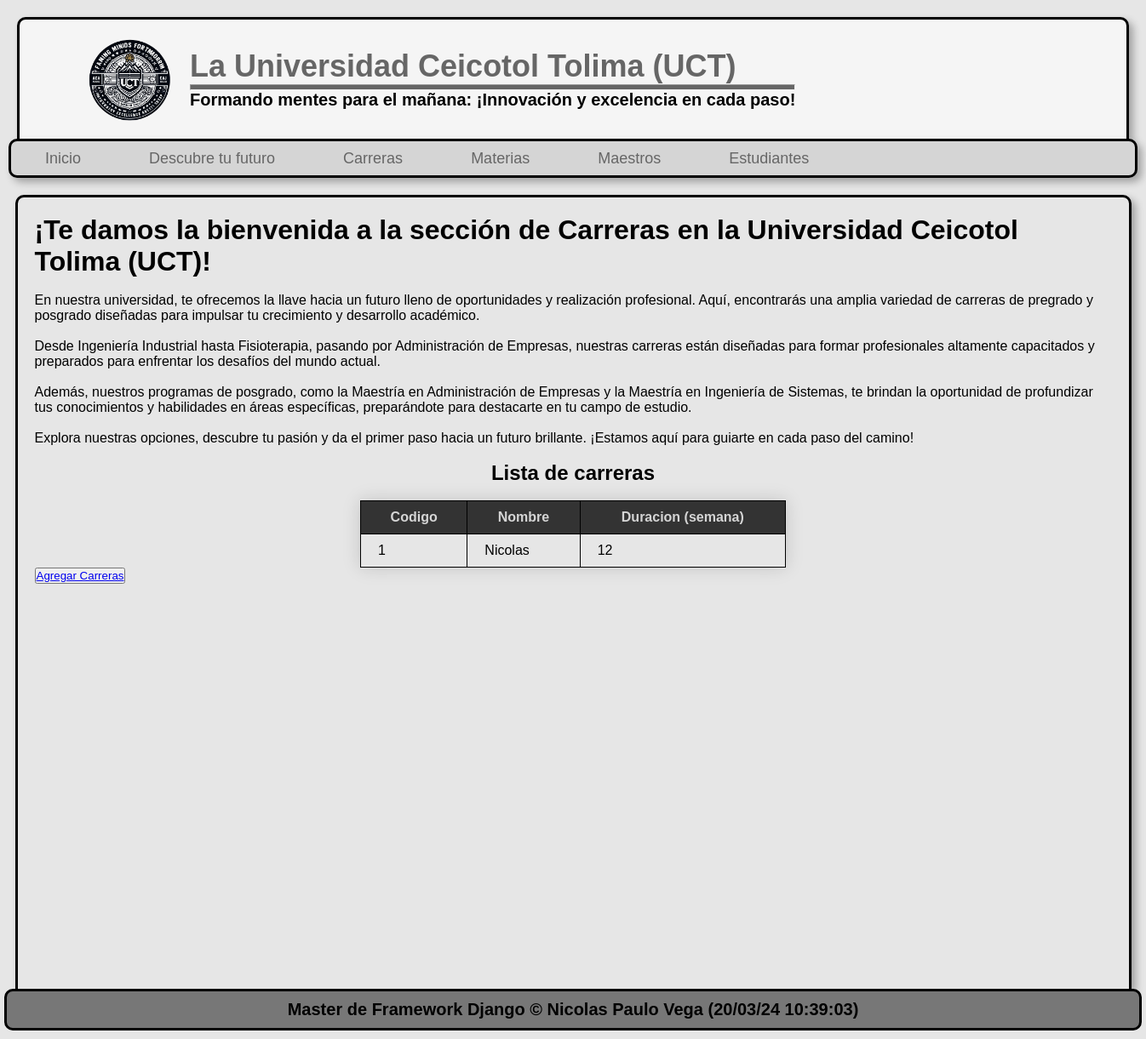
The app's page /carreras/, older data.
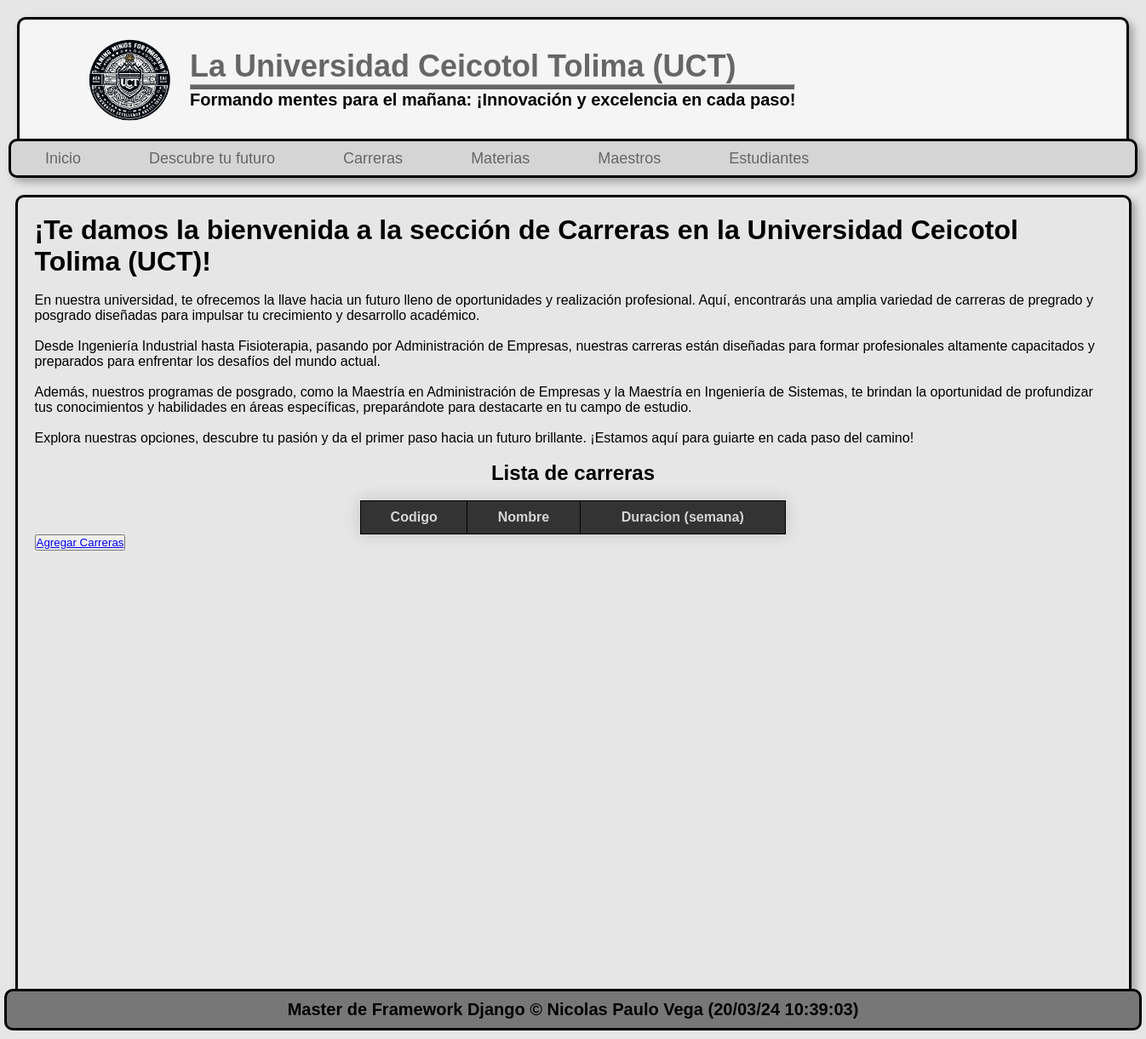
The same page, newer data.
### pagina/models.py (models this page shows, shortened)
class Careers(models.Model):
    code = models.AutoField(primary_key=True, verbose_name="codigo")
    name = models.CharField(max_length=150, verbose_name="nombre")
    duration = models.PositiveIntegerField(verbose_name="Duracion en la carrera")
    class Meta:
        verbose_name="Carrera"
        verbose_name="Carreras"

### pagina/views.py (the view)
# urls.py: path('carreras/', pagina.views.careers, name="careers"),
def careers(request):
    career = Careers.objects.order_by('code')
    return render(request, 'careers.html',{
        'career': career
    })

### pagina/templates/careers.html (shortened to what this page needs)
{% extends "layout.html" %}
{% load static %}
{% block content %}
    <h1>¡Te damos la bienvenida a la sección de Carreras en la Universidad Ceicotol Tolima (UCT)!</h1>
    <br>
    <p>En nuestra universidad, te ofrecemos la llave hacia un futuro lleno de oportunidades y realización profesional. Aquí, encontrarás una amplia variedad de carreras de pregrado y posgrado diseñadas para impulsar tu crecimiento y desarrollo académico.</p>
    <br>
    <p>Desde Ingeniería Industrial hasta Fisioterapia, pasando por Administración de Empresas, nuestras carreras están diseñadas para formar profesionales altamente capacitados y preparados para enfrentar los desafíos del mundo actual.</p>
    <br>
    <p>Además, nuestros programas de posgrado, como la Maestría en Administración de Empresas y la Maestría en Ingeniería de Sistemas, te brindan la oportunidad de profundizar tus conocimientos y habilidades en áreas específicas, preparándote para destacarte en tu campo de estudio.</p>
    <br>
    <p>Explora nuestras opciones, descubre tu pasión y da el primer paso hacia un futuro brillante. ¡Estamos aquí para guiarte en cada paso del camino!</p>
    <br>
    <h2 class="carreras-h2">Lista de carreras</h2>
    <br>
    <div class="lista-carreras">
        <table class="tabla-carreras">
            <thead>
                    <tr>
                    <th>Codigo</th>
                    <th>Nombre</th>
                    <th>Duracion (semana)</th>
                </tr>
            </thead>
            <tbody>
                {% for careers in career %}
                <tr>
                    <td>{{ careers.code }}</td>
                    <td>{{ careers.name }}</td>
                    <td>{{ careers.duration }}</td>
                </tr>
                {% endfor %}
            </tbody>
        </table>
        <button>
            <a href="{% url "create_career" %}">Agregar Carreras</a>
        </button>
    </div>
{% endblock  %}

Row changes from the older to the newer data that the page shows:
removed Careers: code "1", name "Nicolas", duration "12"
